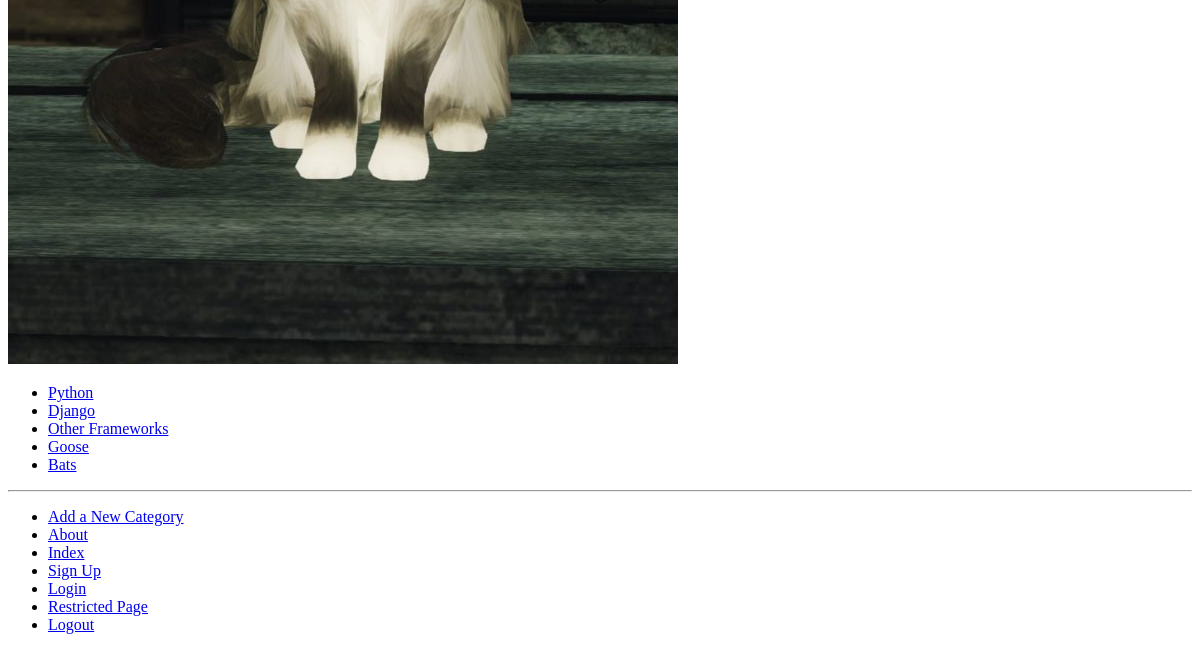
Page /rango/about/ (lower part) on the earlier database version.
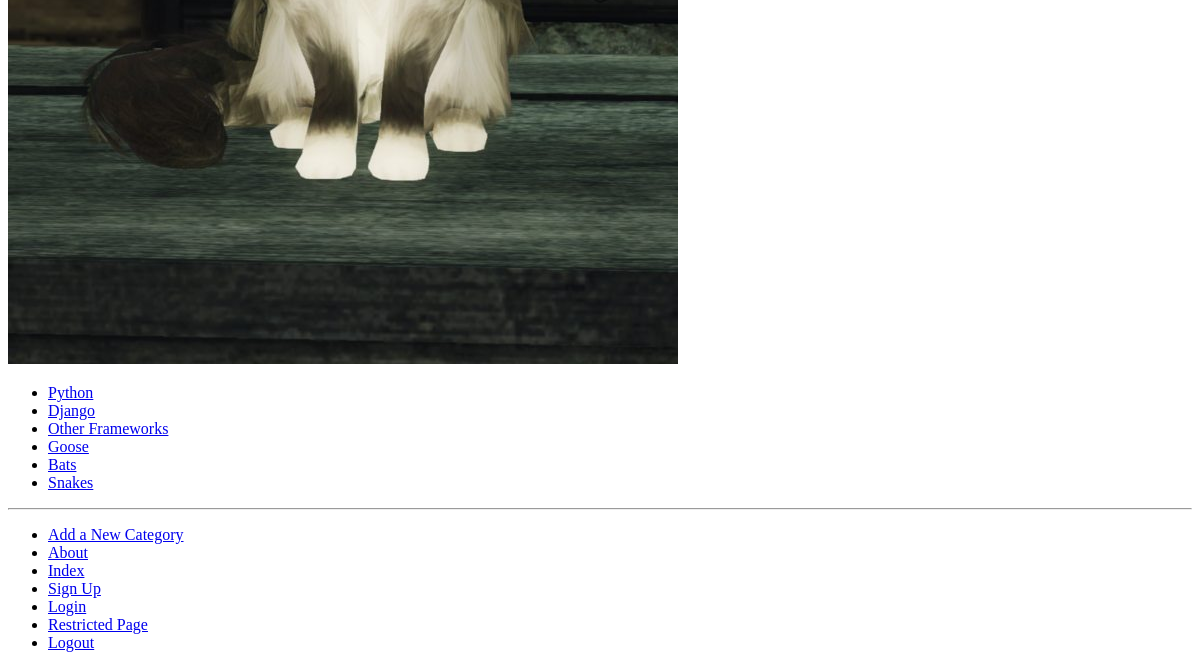
Same page on the later database version.
### rango/models.py (models this page shows, shortened)
class Category(models.Model):
    name = models.CharField(max_length=128, unique=True)
    views = models.IntegerField(default=0)
    likes = models.IntegerField(default=0)
    slug = models.SlugField(unique=True)
    class Meta:
        verbose_name_plural = 'Categories'

### rango/views.py (the view)
# urls.py: path('about/', views.about, name='about'),
def about(request):
    context_dict = {'boldmessage': 'This tutorial has been put together by Alastair'}
    return render(request, 'rango/about.html', context=context_dict)

### rango/templatetags/rango_template_tags.py (called while the page is built)
@register.inclusion_tag('rango/categories.html')
def get_category_list(current_category=None):
    return {'categories': Category.objects.all(),
        'current_category': current_category}

### templates/rango/about.html (shortened to what this page needs)
{% extends 'rango/base.html' %}
{% load staticfiles %}
{% block body_block %}
        <div>
            <img src="{{ MEDIA_URL }}cat.jpg" alt="Picture of a Cat."/>
        </div>
{% endblock %}

### templates/rango/categories.html
<ul>
    {% if categories %}
        {% for c in categories %}
            {% if c == current_category %}
            <li>
            <strong>
                <a href="{% url 'rango:show_category' c.slug %}">{{ c.name }}</a>
            </strong>
            </li>
            {% else %}
            <li>
                <a href="{% url 'rango:show_category' c.slug %}">{{ c.name }}</a>
            </li>
            {% endif %}
        {% endfor %}
    {% else %}
        <li><strong>There are no categories present.</strong></li>
    {% endif %}
</ul>

Differences in the rows shown:
added Category: name "Snakes"
